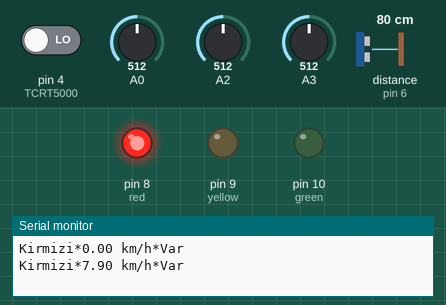
This sketch was run on a simulated Arduino Uno, built with avr-gcc and run on an emulated ATmega328P. Parts: output pins drawn as LEDs (lit = HIGH), the last lines printed to the serial monitor. Wiring (inferred from the names in the program): ultrasonic range finder: trigger pin 7; echo pin 6. The inputs (shaded band) are chosen by the test bench; at power-on: A0 = 512, pin 4 (TCRT5000) LOW, A2 = 512, A3 = 512, distance to the obstacle (sensor on pin 6) 80 cm. The echo pulse lasts 58.3 µs per cm; pins used as bus, display or sensor lines are not drawn.

Above: at 1.8 s.
1.9 s: A0 set to 593
3.4 s: A0 set to 614
At 6.9 s:
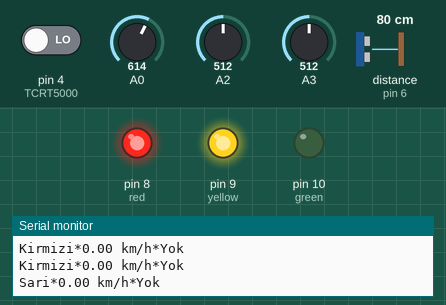
At 8.9 s:
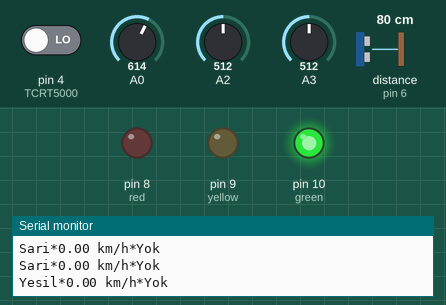
Timing chart, 0 to 21.5 s (numbered marks = the images above; inputs shaded):
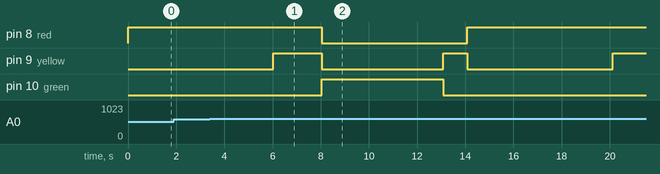

The sketch:

Project7.ino
```cpp
int red = 8;
int yellow = 9;
int green = 10;

int trigPin = 7;
int echoPin = 6;
float uzaklik;
long sure;
int time;

int TCRT5000=4;

String val1,val2,val3;

int metre1 = 0, metre2 = 0;
float fark = 0;

void setup()
{

  Serial.begin(9600);

  pinMode(red, OUTPUT);
  pinMode(yellow, OUTPUT);
  pinMode(green, OUTPUT);

  pinMode(trigPin, OUTPUT);
  pinMode(echoPin, INPUT);

  pinMode(TCRT5000,INPUT);

  time = 0;

}

 void loop()
{
    changeLights();
}


void changeLights()
{
    time = time +1 ;


    if(time <= 6)
    {

      digitalWrite(red, HIGH);
      Serial.print("Kirmizi");
      Serial.print("*");
      val1=("Kırmızı");
    }
    else if(time >= 6 && time <= 8)
    {
      digitalWrite(yellow, HIGH);
      digitalWrite(red, HIGH);
      Serial.print("Sari");
      Serial.print("*");
       val1=("Sarı");

    }
    else if (time >= 8 && time <= 13)
    {
      digitalWrite(yellow, LOW);
      digitalWrite(red, LOW);
      digitalWrite(green, HIGH);
      Serial.print("Yesil");
      Serial.print("*");
       val1=("Yeşil");
    }
    else if( time >= 13 && time <= 14)
    {
      digitalWrite(yellow, HIGH);
      digitalWrite(red, LOW);
      digitalWrite(green, LOW);
      Serial.print("Sari");
      Serial.print("*");
       val1=("Sarı");


    }

    distance();
    delay(1000);
    metre2=uzaklik;

    if(time >= 14)
    {
      digitalWrite(yellow, LOW);
      digitalWrite(red, LOW);
      digitalWrite(green, LOW);
      time = 0;
    }

}

void distance()
{

    digitalWrite(trigPin, LOW);
    delayMicroseconds(5);
    digitalWrite(trigPin, HIGH);
    delayMicroseconds(10);
    digitalWrite(trigPin, LOW);
    sure = pulseIn(echoPin, HIGH);
    uzaklik = sure / 2 / 29.1;
    if(uzaklik > 200)
    uzaklik = 200;
    metre1=uzaklik;

    int bilgi_d=digitalRead(TCRT5000);
    int bilgi_a=analogRead(A0);

    //Serial.print(uzaklik/100);
    Serial.print(fark/10);
    Serial.print(" km/h");
    Serial.print("*");
    //Serial.print(uzaklik/100);
    //Serial.print(" m");
    //Serial.print("*");
    val2=analogRead(A2);
    if(bilgi_a > 600){
    Serial.println("Yok");
    val3=analogRead(A3);
    }
    else{
    Serial.println("Var");
    val3=analogRead(A3);
    }

   fark=abs(metre2-metre1);

}
```

Measured:
- the behaviour switches between 600 and 601 on A0 (found by bisection; images 0 and 1)
